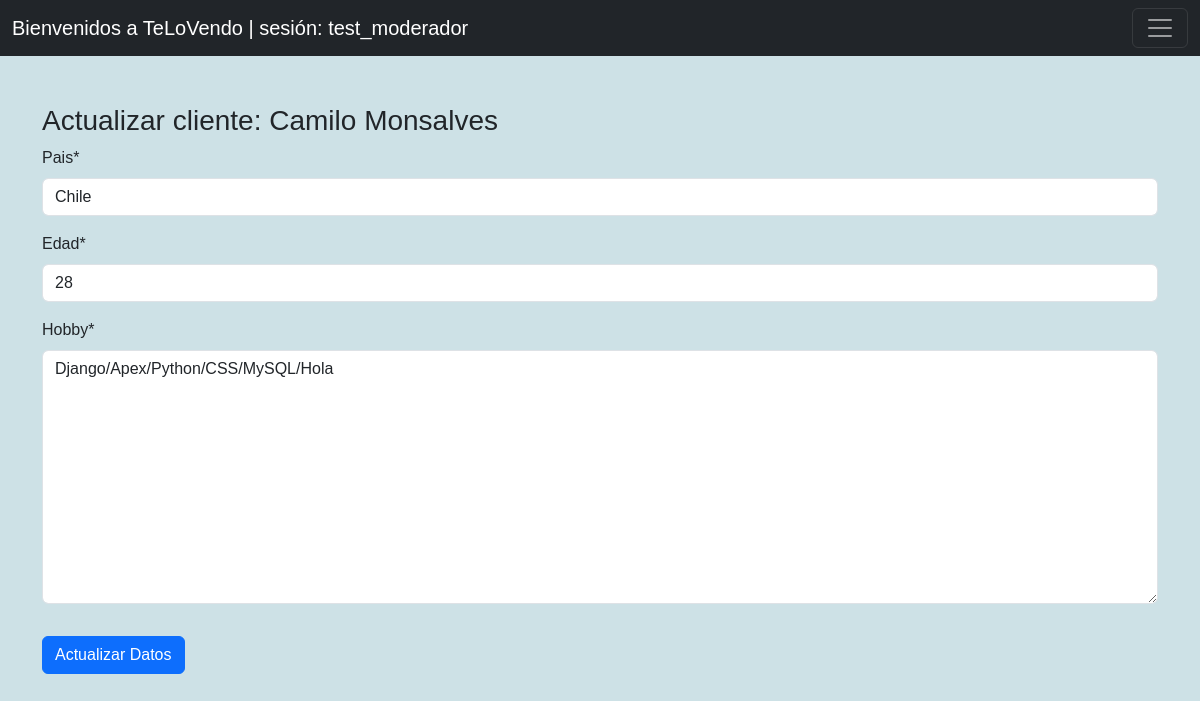
The app's page /landing/cliente/2/update (signed in), older data.
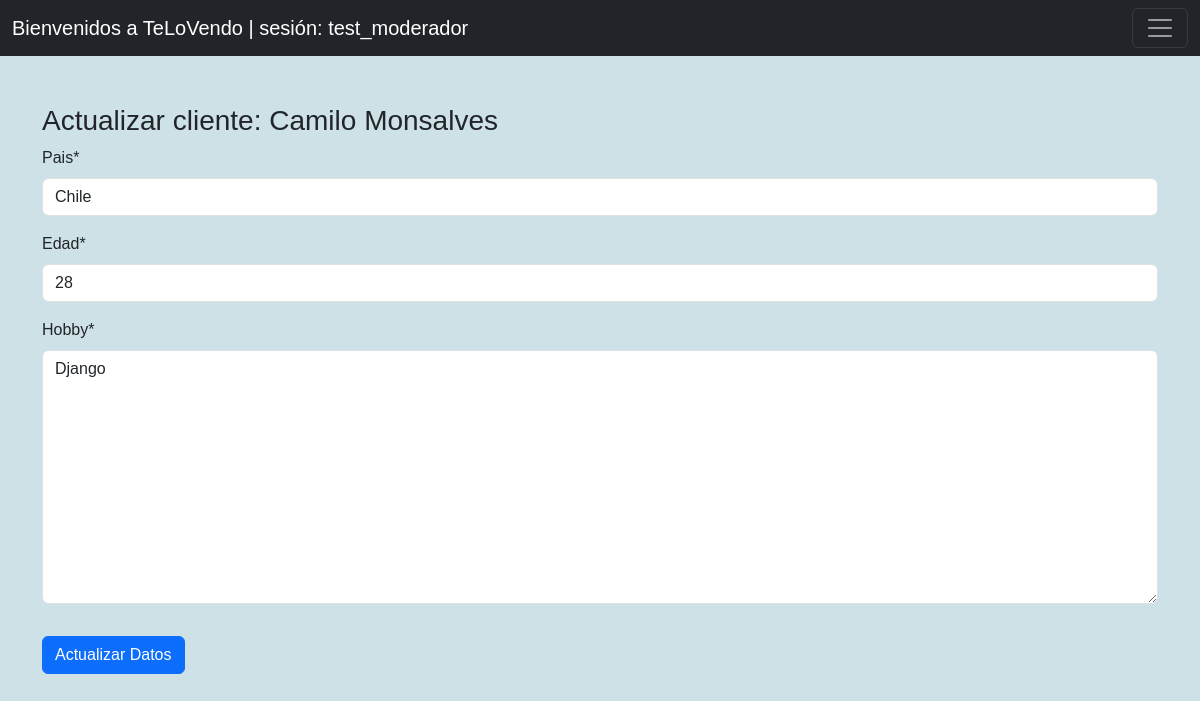
The same page, newer data.
### TLV_App/models.py (models this page shows, shortened)
class Usuario(models.Model):
    nombre = models.CharField(max_length=100)
    apellido = models.CharField(max_length=100)
    pais = models.CharField(max_length=50)
    edad = models.IntegerField()
    hobby = models.TextField()
    autor = models.ForeignKey(User, on_delete=models.CASCADE, null=True)

### TLV_App/views.py (the view, shortened to what this page needs)
# urls.py: path('cliente/<int:pk>/update', views.UpdateUsuarioView.as_view(), name='cliente-update')
class UpdateUsuarioView(LoginRequiredMixin, UpdateView):
    model = Usuario
    template_name = 'cliente_update.html'
    fields = ['pais', 'edad', 'hobby']
    def dispatch(self, request, *args, **kwargs):
        if not request.user.is_authenticated:
            messages.warning(request, "Debes iniciar sesión para actualizar un cliente.")
            return redirect(reverse('usuario-login'))
        return super().dispatch(request, *args, **kwargs)

### TLV_App/templates/cliente_update.html (shortened to what this page needs)
{% extends 'base.html' %}
{% load crispy_forms_tags %}
{% block usuario %}
    <div class="container">
        <h3>Actualizar cliente: {{usuario.nombre}} {{usuario.apellido}}</h1>
        <form method="POST">
            {{form | crispy}}
        <button type="submit" class="btn btn-primary mt-3">Actualizar Datos</button>
        </form>
    </div>
{% endblock %}

Row changes from the older to the newer data that the page shows:
changed Usuario "Camilo": hobby "Django/Apex/Python/CSS/MySQL/Hola" → "Django"
